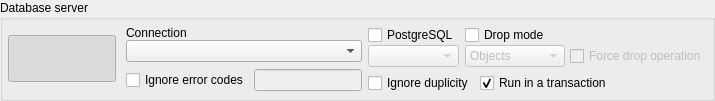
            <widget class="QGroupBox" name="export_to_dbms_gb">
             <property name="sizePolicy">
              <sizepolicy hsizetype="Expanding" vsizetype="Fixed">
               <horstretch>0</horstretch>
               <verstretch>0</verstretch>
              </sizepolicy>
             </property>
             <property name="focusPolicy">
              <enum>Qt::FocusPolicy::StrongFocus</enum>
             </property>
             <property name="title">
              <string>Database server</string>
             </property>
             <property name="checkable">
              <bool>false</bool>
             </property>
             <layout class="QHBoxLayout" name="horizontalLayout_12">
              <property name="spacing">
               <number>10</number>
              </property>
              <property name="leftMargin">
               <number>5</number>
              </property>
              <property name="topMargin">
               <number>5</number>
              </property>
              <property name="rightMargin">
               <number>5</number>
              </property>
              <property name="bottomMargin">
               <number>5</number>
              </property>
              <item>
               <widget class="QToolButton" name="export_to_dbms_tb">
                <property name="enabled">
                 <bool>true</bool>
                </property>
                <property name="sizePolicy">
                 <sizepolicy hsizetype="Fixed" vsizetype="Fixed">
                  <horstretch>0</horstretch>
                  <verstretch>0</verstretch>
                 </sizepolicy>
                </property>
                <property name="text">
                 <string/>
                </property>
                <property name="icon">
                 <iconset resource="../../res/resources.qrc">
                  <normaloff>:/images/images/exporttodbms.png</normaloff>:/images/images/exporttodbms.png</iconset>
                </property>
                <property name="iconSize">
                 <size>
                  <width>100</width>
                  <height>40</height>
                 </size>
                </property>
                <property name="checkable">
                 <bool>true</bool>
                </property>
                <property name="checked">
                 <bool>true</bool>
                </property>
                <property name="autoExclusive">
                 <bool>false</bool>
                </property>
                <property name="autoRaise">
                 <bool>true</bool>
                </property>
               </widget>
              </item>
              <item>
               <widget class="QWidget" name="export_to_dbms_wgt" native="true">
                <property name="sizePolicy">
                 <sizepolicy hsizetype="Preferred" vsizetype="Preferred">
                  <horstretch>0</horstretch>
                  <verstretch>0</verstretch>
                 </sizepolicy>
                </property>
                <layout class="QHBoxLayout" name="horizontalLayout_16">
                 <property name="leftMargin">
                  <number>0</number>
                 </property>
                 <property name="topMargin">
                  <number>0</number>
                 </property>
                 <property name="rightMargin">
                  <number>0</number>
                 </property>
                 <property name="bottomMargin">
                  <number>0</number>
                 </property>
                 <item>
                  <layout class="QVBoxLayout" name="verticalLayout_6">
                   <property name="bottomMargin">
                    <number>0</number>
                   </property>
                   <item>
                    <layout class="QVBoxLayout" name="verticalLayout_3">
                     <property name="spacing">
                      <number>0</number>
                     </property>
                     <item>
                      <widget class="QLabel" name="connections_lbl">
                       <property name="enabled">
                        <bool>true</bool>
                       </property>
                       <property name="sizePolicy">
                        <sizepolicy hsizetype="Fixed" vsizetype="Fixed">
                         <horstretch>0</horstretch>
                         <verstretch>0</verstretch>
                        </sizepolicy>
                       </property>
                       <property name="minimumSize">
                        <size>
                         <width>0</width>
                         <height>0</height>
                        </size>
                       </property>
                       <property name="text">
                        <string>Connection</string>
                       </property>
                      </widget>
                     </item>
                     <item>
                      <widget class="QComboBox" name="connections_cmb">
                       <property name="enabled">
                        <bool>true</bool>
                       </property>
                       <property name="sizePolicy">
                        <sizepolicy hsizetype="Expanding" vsizetype="Fixed">
                         <horstretch>0</horstretch>
                         <verstretch>0</verstretch>
                        </sizepolicy>
                       </property>
                       <property name="minimumSize">
                        <size>
                         <width>0</width>
                         <height>0</height>
                        </size>
                       </property>
                       <property name="insertPolicy">
                        <enum>QComboBox::InsertPolicy::InsertAlphabetically</enum>
                       </property>
                       <property name="sizeAdjustPolicy">
                        <enum>QComboBox::SizeAdjustPolicy::AdjustToContents</enum>
                       </property>
                       <property name="iconSize">
                        <size>
                         <width>22</width>
                         <height>22</height>
                        </size>
                       </property>
                      </widget>
                     </item>
                    </layout>
                   </item>
                   <item>
                    <layout class="QHBoxLayout" name="horizontalLayout_2">
                     <property name="spacing">
                      <number>5</number>
                     </property>
                     <item>
                      <widget class="QCheckBox" name="ignore_error_codes_chk">
                       <property name="enabled">
                        <bool>true</bool>
                       </property>
                       <property name="sizePolicy">
                        <sizepolicy hsizetype="Fixed" vsizetype="Fixed">
                         <horstretch>0</horstretch>
                         <verstretch>0</verstretch>
                        </sizepolicy>
                       </property>
                       <property name="toolTip">
                        <string>This advanced option causes gpModeler to ignore extra errors by their numeric codes. These errors must be informed in the input below and separated by space. For the complete list of error codes check the PostgreSQL docs, section &lt;strong&gt; Appendix A. PostgreSQL Error Codes&lt;/strong&gt;. &lt;strong&gt;WARNING:&lt;/strong&gt; use this option with extreme care since it can interfere in final export result.</string>
                       </property>
                       <property name="statusTip">
                        <string/>
                       </property>
                       <property name="text">
                        <string>Ignore error codes</string>
                       </property>
                      </widget>
                     </item>
                     <item>
                      <widget class="QLineEdit" name="error_codes_edt">
                       <property name="enabled">
                        <bool>false</bool>
                       </property>
                       <property name="sizePolicy">
                        <sizepolicy hsizetype="Expanding" vsizetype="Fixed">
                         <horstretch>0</horstretch>
                         <verstretch>0</verstretch>
                        </sizepolicy>
                       </property>
                       <property name="clearButtonEnabled">
                        <bool>true</bool>
                       </property>
                      </widget>
                     </item>
                    </layout>
                   </item>
                  </layout>
                 </item>
                 <item>
                  <layout class="QGridLayout" name="gridLayout">
                   <item row="0" column="0">
                    <layout class="QVBoxLayout" name="verticalLayout_4">
                     <property name="spacing">
                      <number>0</number>
                     </property>
                     <item>
                      <widget class="QCheckBox" name="pgsqlvers_chk">
                       <property name="enabled">
                        <bool>true</bool>
                       </property>
                       <property name="sizePolicy">
                        <sizepolicy hsizetype="Fixed" vsizetype="Fixed">
                         <horstretch>0</horstretch>
                         <verstretch>0</verstretch>
                        </sizepolicy>
                       </property>
                       <property name="statusTip">
                        <string>PostgreSQL version in which the SQL code should be generated. It is recommended to select this option only when the version of the DBMS, somehow, is not identifiable or if you need to generate a specific version of SQL code for test purposes.</string>
                       </property>
                       <property name="text">
                        <string>PostgreSQL</string>
                       </property>
                       <property name="checked">
                        <bool>false</bool>
                       </property>
                       <property name="autoExclusive">
                        <bool>false</bool>
                       </property>
                      </widget>
                     </item>
                     <item>
                      <widget class="QComboBox" name="pgsqlvers1_cmb">
                       <property name="enabled">
                        <bool>false</bool>
                       </property>
                       <property name="sizePolicy">
                        <sizepolicy hsizetype="Preferred" vsizetype="Fixed">
                         <horstretch>0</horstretch>
                         <verstretch>0</verstretch>
                        </sizepolicy>
                       </property>
                       <property name="maximumSize">
                        <size>
                         <width>16777215</width>
                         <height>16777215</height>
                        </size>
                       </property>
                       <property name="toolTip">
                        <string/>
                       </property>
                       <property name="insertPolicy">
                        <enum>QComboBox::InsertPolicy::InsertAtBottom</enum>
                       </property>
                       <property name="sizeAdjustPolicy">
                        <enum>QComboBox::SizeAdjustPolicy::AdjustToContents</enum>
                       </property>
                       <property name="iconSize">
                        <size>
                         <width>28</width>
                         <height>28</height>
                        </size>
                       </property>
                      </widget>
                     </item>
                    </layout>
                   </item>
                   <item row="0" column="1">
                    <layout class="QVBoxLayout" name="verticalLayout_5">
                     <property name="spacing">
                      <number>0</number>
                     </property>
                     <property name="bottomMargin">
                      <number>0</number>
                     </property>
                     <item>
                      <widget class="QCheckBox" name="drop_chk">
                       <property name="enabled">
                        <bool>true</bool>
                       </property>
                       <property name="sizePolicy">
                        <sizepolicy hsizetype="Fixed" vsizetype="Fixed">
                         <horstretch>0</horstretch>
                         <verstretch>0</verstretch>
                        </sizepolicy>
                       </property>
                       <property name="toolTip">
                        <string>&lt;p&gt;If &lt;strong&gt;Database&lt;/strong&gt; is checked gpModeler will destroy the database if already exists on the server. When &lt;strong&gt;Objects&lt;/strong&gt; is checked gpModeler will execute the DROP command attached to SQL-enabled objects. &lt;strong&gt;WARNING:&lt;/strong&gt; this option leads to data loss so make sure to have a backup before exporting.&lt;/p&gt;</string>
                       </property>
                       <property name="statusTip">
                        <string/>
                       </property>
                       <property name="text">
                        <string>Drop mode</string>
                       </property>
                      </widget>
                     </item>
                     <item>
                      <layout class="QHBoxLayout" name="horizontalLayout_11">
                       <property name="spacing">
                        <number>5</number>
                       </property>
                       <item>
                        <widget class="QComboBox" name="drop_mode_cmb">
                         <property name="enabled">
                          <bool>false</bool>
                         </property>
                         <property name="sizePolicy">
                          <sizepolicy hsizetype="Fixed" vsizetype="Fixed">
                           <horstretch>0</horstretch>
                           <verstretch>0</verstretch>
                          </sizepolicy>
                         </property>
                         <property name="minimumSize">
                          <size>
                           <width>100</width>
                           <height>0</height>
                          </size>
                         </property>
                         <property name="maximumSize">
                          <size>
                           <width>16777215</width>
                           <height>16777215</height>
                          </size>
                         </property>
                         <item>
                          <property name="text">
                           <string>Objects</string>
                          </property>
                         </item>
                         <item>
                          <property name="text">
                           <string>Database</string>
                          </property>
                         </item>
                        </widget>
                       </item>
                       <item>
                        <widget class="QCheckBox" name="force_db_drop_chk">
                         <property name="enabled">
                          <bool>false</bool>
                         </property>
                         <property name="sizePolicy">
                          <sizepolicy hsizetype="Expanding" vsizetype="Fixed">
                           <horstretch>0</horstretch>
                           <verstretch>0</verstretch>
                          </sizepolicy>
                         </property>
                         <property name="toolTip">
                          <string>&lt;p&gt;If the current user has the proper permissions, this option causes the termination of all existing connections to the target database before dropping it. This option takes effect only on &lt;strong&gt;PostgreSQL 13+&lt;strong&gt;, thus it'll be ignored on older versions.&lt;/p&gt;</string>
                         </property>
                         <property name="text">
                          <string>Force drop operation</string>
                         </property>
                        </widget>
                       </item>
                      </layout>
                     </item>
                    </layout>
                   </item>
                   <item row="1" column="0" colspan="2">
                    <layout class="QHBoxLayout" name="horizontalLayout_15">
                     <item>
                      <widget class="QCheckBox" name="ignore_dup_chk">
                       <property name="enabled">
                        <bool>true</bool>
                       </property>
                       <property name="sizePolicy">
                        <sizepolicy hsizetype="Fixed" vsizetype="Fixed">
                         <horstretch>0</horstretch>
                         <verstretch>0</verstretch>
                        </sizepolicy>
                       </property>
                       <property name="toolTip">
                        <string>&lt;p&gt;gpModeler ignores errors generated by duplicated objects and creates only those that do not exist in the database. This option may be used when an object was created after a previous model export.&lt;/p&gt;</string>
                       </property>
                       <property name="statusTip">
                        <string/>
                       </property>
                       <property name="text">
                        <string>Ignore duplicity</string>
                       </property>
                      </widget>
                     </item>
                     <item>
                      <widget class="QCheckBox" name="run_in_transaction_chk">
                       <property name="sizePolicy">
                        <sizepolicy hsizetype="Expanding" vsizetype="Preferred">
                         <horstretch>0</horstretch>
                         <verstretch>0</verstretch>
                        </sizepolicy>
                       </property>
                       <property name="toolTip">
                        <string>&lt;p&gt;Run the generated commands in a single transaction block. In case of errors, all changes are rolled back. &lt;strong&gt;NOTE:&lt;/strong&gt; This option has no effect for roles, tablespace and database DDL commands.&lt;/p&gt;</string>
                       </property>
                       <property name="statusTip">
                        <string/>
                       </property>
                       <property name="text">
                        <string>Run in a transaction</string>
                       </property>
                       <property name="checked">
                        <bool>true</bool>
                       </property>
                      </widget>
                     </item>
                    </layout>
                   </item>
                  </layout>
                 </item>
                </layout>
               </widget>
              </item>
             </layout>
            </widget>
